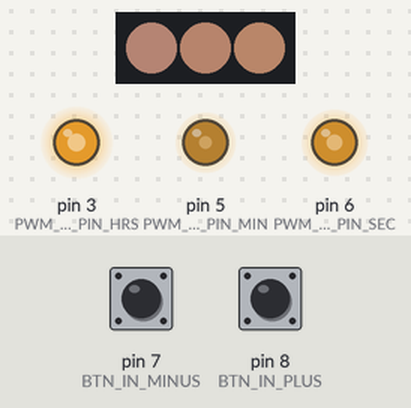
Simulated run of this sketch. Board: Arduino Uno, built with avr-gcc and run on an emulated ATmega328P. Shown: 3 RGB LEDs in strip order, left to right, output pins drawn as LEDs (lit = HIGH). Inputs (shaded band) come from the test bench; at power-on: pin 7 (BTN_IN_MINUS) HIGH, pin 8 (BTN_IN_PLUS) HIGH. Dim RGB values are drawn brighter than linear; the strip is taken to match the declared colour order; the local clock reads 2024-03-15 10:24:30 at power-on unless the sketch sets it.

Above: at 7.8 s.
7.9 s: pin 7 (BTN_IN_MINUS) pulled LOW for 0.15 s
At 8.3 s:
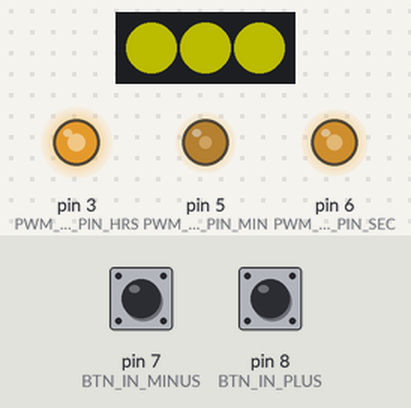
10.9 s: pin 8 (BTN_IN_PLUS) pulled LOW for 1 s
At 11.8 s:
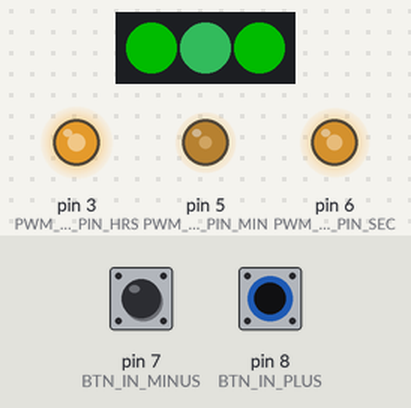
13.9 s: pin 7 (BTN_IN_MINUS) pulled LOW for 1 s
At 14.8 s:
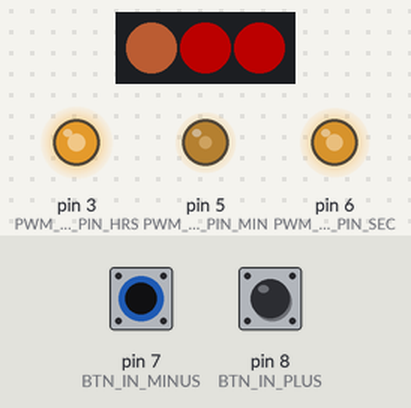
16.9 s: pin 8 (BTN_IN_PLUS) pulled LOW for 3.2 s
At 18.3 s:
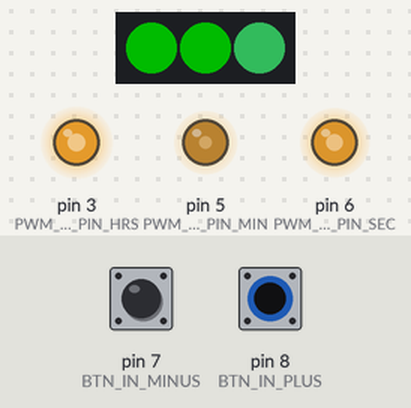
21.6 s: pin 8 (BTN_IN_PLUS) pulled LOW for 3.2 s
At 25.7 s:
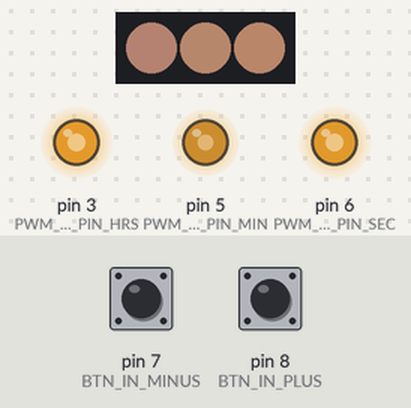
26.3 s: pin 7 (BTN_IN_MINUS) pulled LOW for 3.2 s
At 40.5 s:
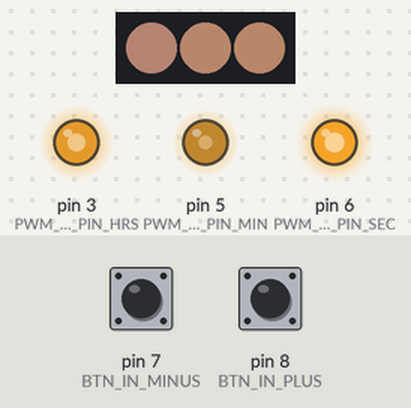
Timing chart, 0 to 43.0 s (numbered marks = the images above; inputs shaded):
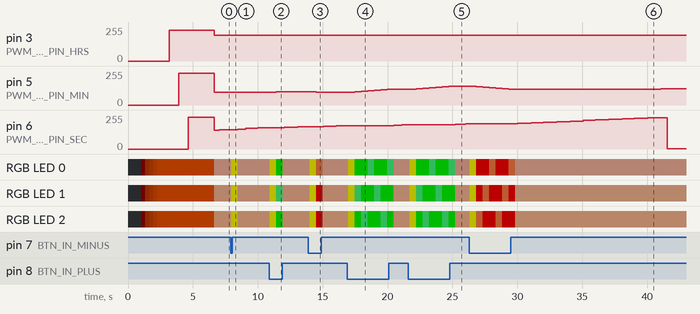

The sketch:

vu-clock.ino
```cpp
#include <Time.h>
#include <TimeLib.h>

#include <DS1307RTC.h>

#include <Wire.h>

#include <Adafruit_NeoPixel.h>
#ifdef __AVR__
  #include <avr/power.h>
#endif

#define PWM_OUT_PIN_HRS 3
#define PWM_OUT_PIN_MIN 5
#define PWM_OUT_PIN_SEC 6

#define MAX_VALUE_HRS 232
#define MAX_VALUE_MIN 237
#define MAX_VALUE_SEC 238

#define LED_OUT_PIN 2
#define LED_COUNT 3

#define LED_IDX_HRS 0
#define LED_IDX_MIN 1
#define LED_IDX_SEC 2

#define BTN_IN_MINUS 7
#define BTN_IN_PLUS 8

#define SECONDS_A_DAY 86400

#define DAY_R 239
#define DAY_G 174
#define DAY_B 136

#define NIGHT_R 39
#define NIGHT_G 29
#define NIGHT_B 147

#define SPREAD 0.05

tmElements_t tm;

const char *monthName[12] = {
  "Jan", "Feb", "Mar", "Apr", "May", "Jun",
  "Jul", "Aug", "Sep", "Oct", "Nov", "Dec"
};

Adafruit_NeoPixel leds = Adafruit_NeoPixel(LED_COUNT, LED_OUT_PIN, NEO_RGB + NEO_KHZ800);

void setup() {
  pinMode(BTN_IN_PLUS, INPUT_PULLUP);
  pinMode(BTN_IN_MINUS, INPUT_PULLUP);

  //Use these lines to calibrate MAX_VALUES
  /*
  analogWrite(PWM_OUT_PIN_HRS, map(12, 0, 12, 0, MAX_VALUE_HRS));
  analogWrite(PWM_OUT_PIN_MIN, map(60, 0, 60, 0, MAX_VALUE_MIN));
  analogWrite(PWM_OUT_PIN_SEC, map(60, 0, 60, 0, MAX_VALUE_SEC));
  delay(100000);
  */

  leds.begin();
  leds.setBrightness(75);
  leds.show(); // Initialize all leds to 'off'

  bootAnimation();
}

void loop() {
  //Buttons pressed?
  checkButtons();

  //Update Time Meters
  if (!updateMeterTime()) {
    analogWrite(PWM_OUT_PIN_HRS, map(6, 0, 12, 0, MAX_VALUE_HRS));
    analogWrite(PWM_OUT_PIN_MIN, map(30, 0, 60, 0, MAX_VALUE_MIN));
    analogWrite(PWM_OUT_PIN_SEC, map(30, 0, 60, 0, MAX_VALUE_SEC));

    //could not read time from rtc
    if (RTC.chipPresent() && setTimeFromCompile() && RTC.write(tm)) {
      //new time written
    } else {
      //to add error handler here
      //set LEDs to red?
    }

    delay(10000);
  }

  //Update LEDs
  uint32_t seconds = secondsSinceMidnight();

  setLedColor(seconds, LED_IDX_HRS, SPREAD * -1.0);
  setLedColor(seconds, LED_IDX_MIN, 0.0);
  setLedColor(seconds, LED_IDX_SEC, SPREAD);

  leds.show();

  delay(100);
}

bool updateMeterTime() {

  if (RTC.read(tm)) {

    writeoutTime(true);

    return true;
  } else {
    return false;
  }
}

bool shouldAnimateHours = false;
bool shouldAnimateMinutes = false;
bool shouldAnimateSeconds = false;

void writeoutTime(bool animated) {
  int8_t h = (tm.Hour == 12) ? 12 : tm.Hour % 12;

  if (animated && h == 0) {
    if (shouldAnimateHours) {
      shouldAnimateHours = false;
      animateMeterMaxTo0(PWM_OUT_PIN_HRS, MAX_VALUE_HRS);
    }
  } else {
    analogWrite(PWM_OUT_PIN_HRS, map(h, 0, 12, 0, MAX_VALUE_HRS));
    shouldAnimateHours = true;
  }

  if (animated && tm.Minute == 0) {
    if (shouldAnimateMinutes) {
      shouldAnimateMinutes = false;
      animateMeterMaxTo0(PWM_OUT_PIN_MIN, MAX_VALUE_MIN);
    }
  } else {
    analogWrite(PWM_OUT_PIN_MIN, map(tm.Minute, 0, 60, 0, MAX_VALUE_MIN));
    shouldAnimateMinutes = true;
  }

  if (animated && tm.Second == 0) {
    if (shouldAnimateSeconds) {
      shouldAnimateSeconds = false;
      animateMeterMaxTo0(PWM_OUT_PIN_SEC, MAX_VALUE_SEC);
    }
  } else {
    analogWrite(PWM_OUT_PIN_SEC, map(tm.Second, 0, 60, 0, MAX_VALUE_SEC));
    shouldAnimateSeconds = true;
  }
}

void bootAnimation() {
  delay(1000);

  animateLeds0ToColor();

  animateMeter0ToMax(PWM_OUT_PIN_HRS, MAX_VALUE_HRS);
  animateMeter0ToMax(PWM_OUT_PIN_MIN, MAX_VALUE_MIN);
  animateMeter0ToMax(PWM_OUT_PIN_SEC, MAX_VALUE_SEC);
  delay(2000);
}

//--- Meter Animations ---
void animateMeter0ToMax(uint8_t pin, uint8_t maxValue) {
  for (uint8_t value = 0; value <= maxValue; value++) {
    analogWrite(pin, value);
    delay(3);
  }
}

void animateMeterMaxTo0(uint8_t pin, uint8_t maxValue) {
  for (uint8_t value = maxValue; value > 0; value--) {
    analogWrite(pin, value);
    delay(2);
  }
}

//--- LED Animation ---
void animateLeds0ToColor() {

  for (uint8_t value = 0; value <= 254; value++) {
    leds.setPixelColor(LED_IDX_HRS, leds.Color(map(value,0,255,0,200), map(value,0,255,0,70), map(value,0,255,0,0)));
    leds.setPixelColor(LED_IDX_MIN, leds.Color(map(value,0,255,0,200), map(value,0,255,0,70), map(value,0,255,0,0)));
    leds.setPixelColor(LED_IDX_SEC, leds.Color(map(value,0,255,0,200), map(value,0,255,0,70), map(value,0,255,0,0)));
    leds.show();
    delay(5);
  }
}

//--- LED DayNight Gradient ---

void setLedColor(uint32_t seconds, uint8_t ledIndex, float offset) {
  float xRaw = seconds / float(SECONDS_A_DAY);
  float x = gradientMapping(xRaw, offset);

  uint32_t color = leds.Color(
      interpolate(x, NIGHT_R, DAY_R),
      interpolate(x, NIGHT_G, DAY_G),
      interpolate(x, NIGHT_B, DAY_B)
  );

  leds.setPixelColor(ledIndex, color);
}

double gradientMapping(float x, float offset) {
  return sq(sin(PI*(x+offset)));
}

uint8_t interpolate(float x, uint8_t startValue, uint8_t endValue) {
  return round(startValue + (x*(endValue-startValue)));
}

uint32_t secondsSinceMidnight() {
  return ((uint32_t)tm.Hour*3600) + ((uint32_t)tm.Minute*60) + (uint32_t)tm.Second;
}

//--- Buttons ---

void checkButtons() {
  int btnPlus = digitalRead(BTN_IN_PLUS);
  int btnMinus = digitalRead(BTN_IN_MINUS);

  bool waiting = true;

  while (btnPlus == LOW || btnMinus == LOW) { //LOW == Button pressed

    if (waiting) {
      uint32_t waitColor = leds.Color(255, 255, 0);

      leds.setPixelColor(LED_IDX_HRS, waitColor);
      leds.setPixelColor(LED_IDX_MIN, waitColor);
      leds.setPixelColor(LED_IDX_SEC, waitColor);

      waiting = false;
    } else {
      //changing time
      if (btnPlus == LOW) {
        uint32_t plusColor = leds.Color(0, 255, 0);

        leds.setPixelColor(LED_IDX_HRS, plusColor);
        leds.setPixelColor(LED_IDX_MIN, plusColor);
        leds.setPixelColor(LED_IDX_SEC, plusColor);

        if (tm.Minute < 59) {
          tm.Minute++;
        } else if (tm.Hour < 23) {
          tm.Hour++;
          tm.Minute = 0;
        }

        leds.setPixelColor((tm.Minute%3), leds.Color(70, 255, 127));

      } else if (btnMinus == LOW) {
        uint32_t minusColor = leds.Color(255, 0, 0);

        leds.setPixelColor(LED_IDX_HRS, minusColor);
        leds.setPixelColor(LED_IDX_MIN, minusColor);
        leds.setPixelColor(LED_IDX_SEC, minusColor);

        if (tm.Minute > 0) {
          tm.Minute--;
        } else if (tm.Hour > 0) {
          tm.Hour--;
          tm.Minute = 59;
        }

        leds.setPixelColor((tm.Minute%3), leds.Color(255, 127, 70));
      }
      RTC.write(tm);
    }

    writeoutTime(false);
    leds.show();

    delay(500);

    btnPlus = digitalRead(BTN_IN_PLUS);
    btnMinus = digitalRead(BTN_IN_MINUS);
  }
}

//--- Time Setup ---
bool setTimeFromCompile() {
  // get the date and time the compiler was run
  if (getDate(__DATE__) && getTime(__TIME__)) {
    // and configure the RTC with this info
    if (RTC.write(tm)) {
      return true;
    }
  }
  return false;
}

bool getTime(const char *str)
{
  int Hour, Min, Sec;

  if (sscanf(str, "%d:%d:%d", &Hour, &Min, &Sec) != 3) return false;
  tm.Hour = Hour;
  tm.Minute = Min;
  tm.Second = Sec;
  return true;
}

bool getDate(const char *str)
{
  char Month[12];
  int Day, Year;
  uint8_t monthIndex;

  if (sscanf(str, "%s %d %d", Month, &Day, &Year) != 3) return false;
  for (monthIndex = 0; monthIndex < 12; monthIndex++) {
    if (strcmp(Month, monthName[monthIndex]) == 0) break;
  }
  if (monthIndex >= 12) return false;
  tm.Day = Day;
  tm.Month = monthIndex + 1;
  tm.Year = CalendarYrToTm(Year);
  return true;
}
```

Measured:
- after the input at 7.9 s, RGB LED 0: RGB(63, 46, 40) → RGB(75, 75, 0) after 0.07 s, → RGB(63, 46, 40) 0.50 s later; RGB LED 1: RGB(68, 49, 40) → RGB(75, 75, 0) after 0.07 s, → RGB(68, 49, 40) 0.50 s later; RGB LED 2: RGB(70, 51, 40) → RGB(75, 75, 0) after 0.07 s, → RGB(70, 51, 40) 0.50 s later
- after the input at 10.9 s, pin 5 (PWM_OUT_PIN_MIN): 94/255 → 98/255 after 0.54 s; RGB LED 0: RGB(63, 46, 40) → RGB(75, 75, 0) at once, → RGB(0, 75, 0) 0.50 s later, → RGB(63, 46, 40) 0.50 s later
- after the input at 13.9 s, pin 5 (PWM_OUT_PIN_MIN): 98/255 → 94/255 after 0.60 s; RGB LED 0: RGB(63, 46, 40) → RGB(75, 75, 0) after 0.10 s, → RGB(75, 37, 20) 0.50 s later, → RGB(63, 46, 40) 0.50 s later
- after the input at 16.9 s, pin 5 (PWM_OUT_PIN_MIN): moves from 94/255 to 118/255 over 2.5 s, starting after 0.56 s; RGB LED 0: RGB(63, 46, 40) → RGB(75, 75, 0) after 0.05 s, then repeats every 1.5 s: RGB(0, 75, 0) 1.0 s, RGB(20, 75, 37) 0.50 s
- after the input at 21.6 s, pin 5 (PWM_OUT_PIN_MIN): moves from 118/255 to 142/255 over 2.5 s, starting after 0.60 s; RGB LED 0: RGB(63, 46, 40) → RGB(75, 75, 0) after 0.10 s, then repeats every 1.5 s: RGB(0, 75, 0) 1.0 s, RGB(20, 75, 37) 0.50 s
